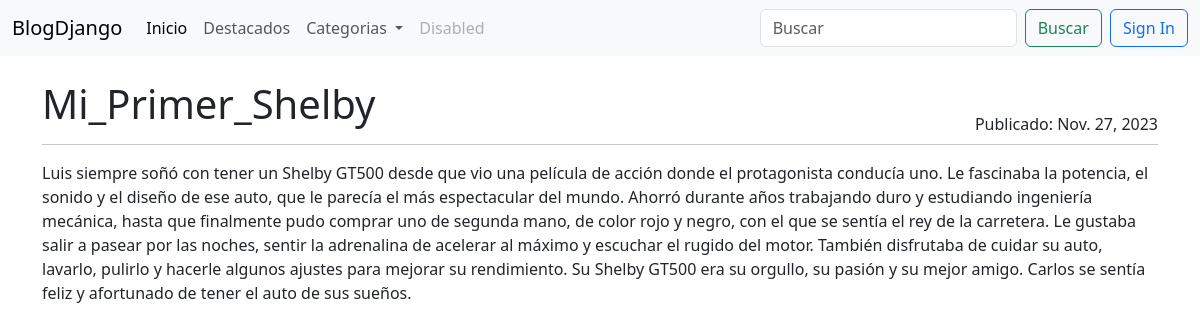
/post/Mustang_Shelby_GT_500, run on the app's committed database.
### blogs/models.py (models this page shows, shortened)
class Post(models.Model):
    title = models.CharField(max_length=255)
    slug = models.SlugField(unique=True)
    overview = models.TextField()
    date_created = models.DateTimeField(auto_now_add=True)
    content = models.TextField()
    author = models.ForeignKey(settings.AUTH_USER_MODEL, on_delete=models.PROTECT)
    categories = models.ManyToManyField('Categorias')
    featured = models.BooleanField(default=False)
    pub_date =models.DateTimeField(default=timezone.now)
    class Meta:
        ordering = ["-date_created"]

### blogs/views.py (the view)
# urls.py: path('post/<slug:slug>', views.PostDetailView.as_view(), name='post'),
class PostDetailView(generic.DetailView):
   model = Post
   queryset = Post.objects.filter(featured= True).filter(
         pub_date__lte= timezone.now()
   )
   def get_context_data(self, **kwargs):
      context = super().get_context_data(**kwargs)
      context['categorias'] = Categorias.objects.all()
      return context

### blogs/templates/blogs/post_detail.html
{% extends 'base.html' %}
{% block content %}
<div class="container-xxl bd-gutter mt-3 my-md-4 bd-layout">
    <main class="container">
        <div class="row g-5">
          <div class "col-md-12">
            <div class"row">
                <div class="d-flex justify-content-between">
                    <h1>{{ post.title }}</h1>
                    <div class="align-self-end">Publicado: {{ post.pub_date.date }}</div>
                </div>
            </div>
            <hr class="d-none d-md-block my-2 mb-3 mt-2">
            <p>{{ post.content }}</p>
        </div>
    </main>
</div>
{%endblock content%}

### data on the page
Post: title "Mi_Primer_Shelby", pub_date "Nov. 27, 2023", content "Luis siempre soñó con tener un Shelby GT500 desde que vio una película de acción donde el protagonista conducía uno. Le fascinaba la potencia, el sonido y el diseño de ese auto, que le parecía el más espectacular del mundo. Ahorró durante años trabajando duro y estudiando ingeniería mecánica, hasta que finalmente pudo comprar uno de segunda mano, de color rojo y negro, con el que se sentía el rey de la carretera. Le gustaba salir a pasear por las noches, sentir la adrenalina de acelerar al máximo y escuchar el rugido del motor. También disfrutaba de cuidar su auto, lavarlo, pulirlo y hacerle algunos ajustes para mejorar su rendimiento. Su Shelby GT500 era su orgullo, su pasión y su mejor…"
